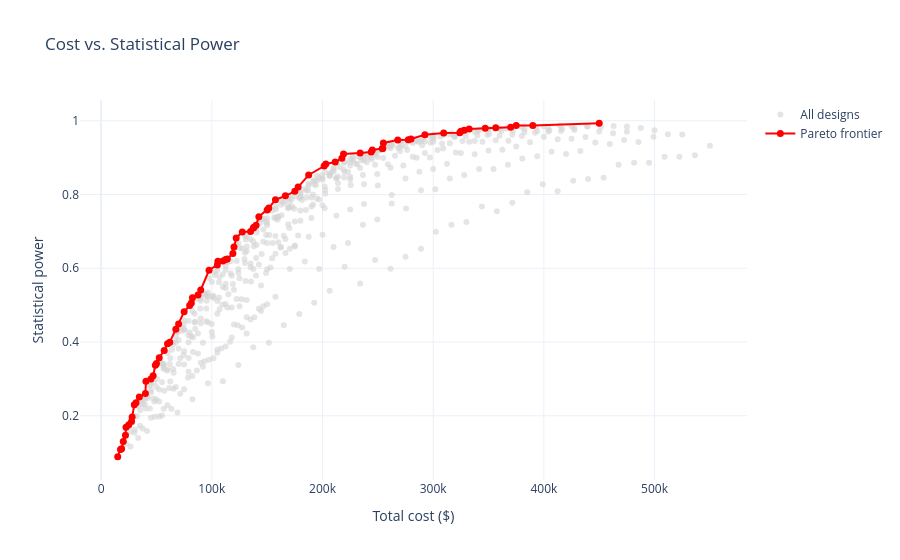

Source (notebook cell):
### Code cell
# Interactive plot (requires Plotly)
# If needed, install using: %pip install plotly
import plotly.express as px


# Plot all designs
fig = px.scatter(
    results,
    x="cost",
    y="power",
    hover_data=["n", "p_target", "n_treated", "n_control"],
    labels={
        "cost": "Total cost ($)",
        "power": "Statistical power"
    },
    title="Cost vs. Statistical Power",
    color_discrete_sequence=["lightgray"]
)

fig.update_traces(
    marker=dict(size=6, opacity=0.6),
    name="All designs",
    showlegend=True
)

# Highlight Pareto frontier
fig.add_scatter(
    x=frontier["cost"],
    y=frontier["power"],
    mode="lines+markers",
    name="Pareto frontier",
    line=dict(color="red", width=2),
    marker=dict(color="red", size=7),
    customdata=frontier[["n", "p_target", "n_treated", "n_control"]].to_numpy(),
    hovertemplate=(
        "Cost: $%{x:,.0f}<br>"
        "Power: %{y:.3f}<br>"
        "n: %{customdata[0]}<br>"
        "p: %{customdata[1]:.2f}<br>"
        "Treated: %{customdata[2]}<br>"
        "Control: %{customdata[3]}"
        "<extra></extra>"
    )
)

fig.update_layout(
    xaxis_title="Total cost ($)",
    yaxis_title="Statistical power",
    legend_title_text="",
    template="plotly_white"
)

fig.show()

### Figure 1 — Plotly figure (JSON) as saved in the notebook; plotly's stock layout.template omitted (floating-point values rounded to 4 significant figures; data arrays with more than 128 entries replaced by an {"elided": "..."} marker saying what was removed)
{"data": [{"customdata": {"elided": "629x4 float values"}, "hovertemplate": "Total cost ($)=%{x}<br>Statistical power=%{y}<br>n=%{customdata[0]}<br>p_target=%{customdata[1]}<br>n_treated=%{customdata[2]}<br>n_control=%{customdata[3]}<extra></extra>", "legendgroup": "", "marker": {"color": "lightgray", "opacity": 0.6, "size": 6, "symbol": "circle"}, "mode": "markers", "name": "All designs", "orientation": "v", "showlegend": true, "type": "scatter", "x": {"elided": "629 int values"}, "xaxis": "x", "y": {"elided": "629 float values"}, "yaxis": "y"}, {"customdata": {"elided": "78x4 float values"}, "hovertemplate": "Cost: $%{x:,.0f}<br>Power: %{y:.3f}<br>n: %{customdata[0]}<br>p: %{customdata[1]:.2f}<br>Treated: %{customdata[2]}<br>Control: %{customdata[3]}<extra></extra>", "line": {"color": "red", "width": 2}, "marker": {"color": "red", "size": 7}, "mode": "lines+markers", "name": "Pareto frontier", "type": "scatter", "x": [15000, 17500, 18500, 20000, 22000, 22500, 25000, 27500, 28000, 30000, 31500, 34500, 40000, 40500, 45000, 47000, 49000, 50000, 52500, 57000, 60000, 62000, 67500, 70000, 75000, 80000, 81500, 82500, 87500, 90000, 97500, 105000, 105500, 110000, 112500, 114000, 119000, 120000, 122000, 127500, 135000, 137500, 138000, 140000, 142500, 150000, 151500, 157500, 166500, 175000, 178000, 187500, 201500, 203000, 211500, 217500, 219000, 234000, 244000, 245000, 254000, 254500, 255000, 268000, 277500, 280000, 292500, 309500, 324000, 325000, 328000, 332500, 347000, 356500, 370000, 375000, 390000, 450000], "y": [0.08925, 0.1087, 0.1108, 0.13, 0.1475, 0.1693, 0.176, 0.1842, 0.1968, 0.2303, 0.2352, 0.2507, 0.2607, 0.2938, 0.2995, 0.3085, 0.3372, 0.3417, 0.3573, 0.3767, 0.3955, 0.3997, 0.435, 0.4492, 0.482, 0.499, 0.506, 0.52, 0.5272, 0.5413, 0.5948, 0.6092, 0.6192, 0.6195, 0.6235, 0.625, 0.6402, 0.658, 0.6823, 0.6983, 0.6997, 0.7093, 0.7115, 0.717, 0.7395, 0.7582, 0.7635, 0.786, 0.7965, 0.8087, 0.8203, 0.8532, 0.8772, 0.883, 0.888, 0.8982, 0.91, 0.9125, 0.9155, 0.921, 0.9247, 0.925, 0.94, 0.9477, 0.9485, 0.9505, 0.9623, 0.9667, 0.9673, 0.9718, 0.9742, 0.9778, 0.98, 0.9812, 0.9822, 0.9872, 0.9875, 0.993]}], "layout": {"legend": {"title": {"text": ""}, "tracegroupgap": 0}, "title": {"text": "Cost vs. Statistical Power"}, "xaxis": {"anchor": "y", "domain": [0, 1], "title": {"text": "Total cost ($)"}}, "yaxis": {"anchor": "x", "domain": [0, 1], "title": {"text": "Statistical power"}}}}
